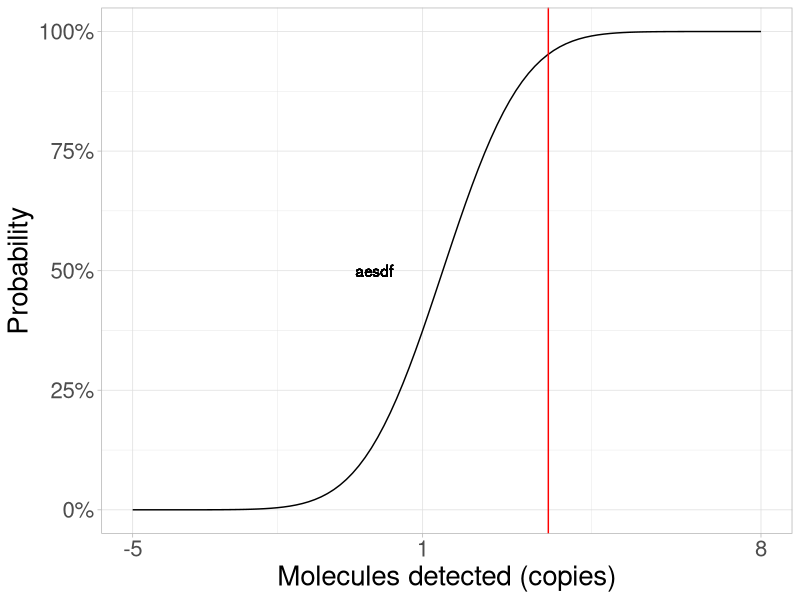

The R script that drew this image:
install.packages('ggplot2', dep = TRUE)
install.packages('ggpubr', dep= TRUE)
library(ggplot2)
library(MASS)
copies=c(100,10,1)
number.positive=c(8,8,3)
number=cbind(number.positive,number.negative=8-number.positive)
result.probit=glm(number ~ copies,family=binomial(link=probit))
result.probit$coefficients
dose.p(result.probit, p=.95)
dose_plot<--5:8
df<-data.frame(dose_plot)
curve<-ggplot(df,aes(dose_plot))
curve<- curve+stat_function(fun=function(dose_plot) (pnorm(result.probit$coefficients[1]+(result.probit$coefficients[2]*dose_plot))))
curve<-curve + scale_y_continuous(labels = scales::percent)
curve<- curve + scale_x_continuous(breaks=c(-5, 1, 8))
curve<-curve + labs(x = "Molecules detected (copies)", y = "Probability")
curve<- curve+theme_light()
curve <- curve + theme(text = element_text(size = 20))
curve<- curve +geom_vline(aes(xintercept=3.6), colour = "red")
curve<-curve+ geom_text(aes(0,0.5,label='aesdf', hjust=0.5))
